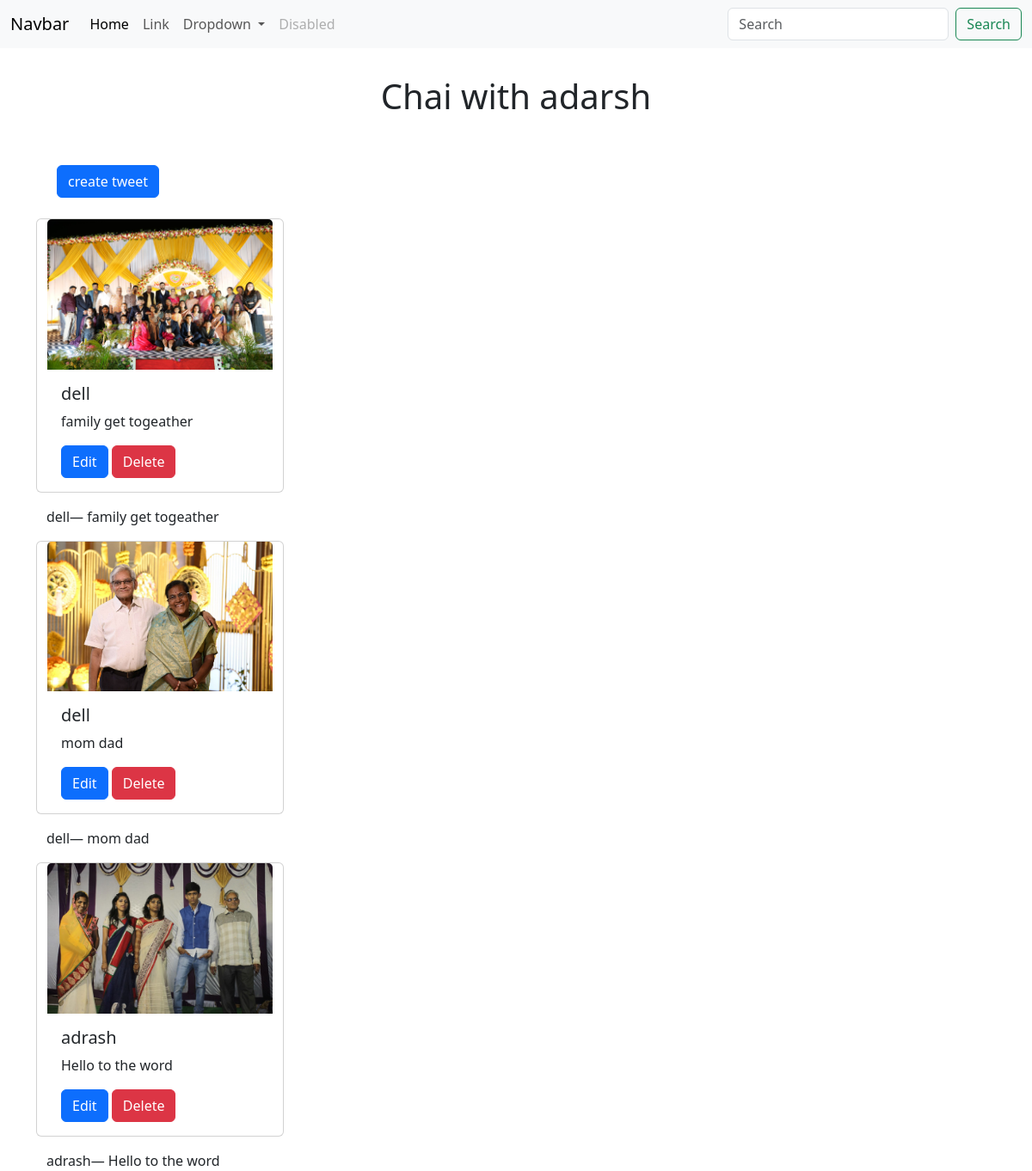
Screenshot of /tweet/ with the database file from the repository.
### tweet/models.py (models this page shows)
class Tweet(models.Model):
    user = models.ForeignKey(User, on_delete=models.CASCADE)
    text = models.TextField(max_length=240)
    photo = models.ImageField(upload_to="photos/",blank=True,null=True)
    created_at = models.DateTimeField(auto_now_add=True)
    updated_at = models.DateTimeField(auto_now=True)
    def __str__(self):
        return f'{self.user.username}— {self.text}'

### tweet/views.py (the view)
# urls.py: path("",views.tweet_list,name="tweet_list"),
def tweet_list(request):
    tweets = Tweet.objects.all().order_by('-created_at')
    return render(request, 'tweet_list.html', {"tweets": tweets})

### tweet/templates/tweet_list.html (shortened to what this page needs)
{% extends "layout.html" %}
{% block content %}
<h1 class="text-4xl text-center m-4 p-2">Chai with adarsh</h1>
<a class="btn btn-primary m-4" href="{% url 'tweet_create'%}">create tweet</a>
<div class="container row gap-3">
    {% for tweet in tweets %}
    <div class="card" style="width: 18rem;">
        <img class="card-img-top" src="{{tweet.photo.url}}" alt="Card image cap">
        <div class="card-body">
          <h5 class="card-title">{{tweet.user.username}}</h5>
          <p class="card-text">{{tweet.text}}</p>
          <a href="{% url 'tweet_edit' tweet.id %}" class="btn btn-primary">Edit</a>
          <a href="{% url 'tweet_delete' tweet.id%}" class="btn btn-danger">Delete</a>
        </div>
      </div>
    <div>{{tweet}}</div>
{% endfor %}
</div>
{% endblock %}

### rows the page displays
Tweet: photo (picture), user.username "dell", text "family get togeather", user+text "dell— family get togeather"
Tweet: photo (picture), user.username "dell", text "mom dad", user+text "dell— mom dad"
Tweet: photo (picture), user.username "adrash", text "Hello to the word", user+text "adrash— Hello to the word"
